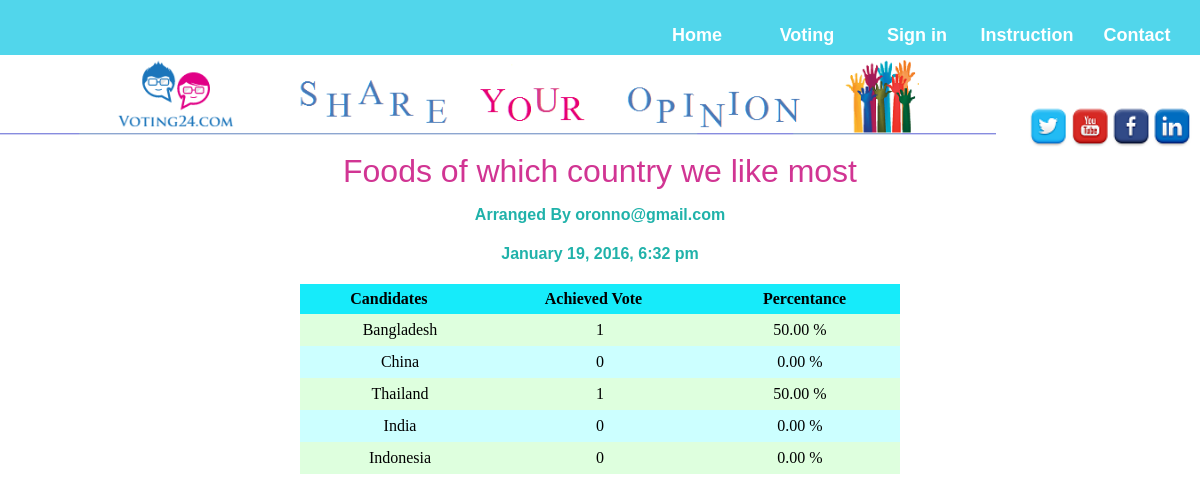
/resultview.php?id=61, run on the app's committed database.
### tables this page shows
CREATE TABLE IF NOT EXISTS `votelist` (
  `id` int(11) NOT NULL AUTO_INCREMENT,
  `title` varchar(50) NOT NULL,
  `description` varchar(500) NOT NULL,
  `op1` varchar(20) NOT NULL,
  `op2` varchar(20) NOT NULL,
  `op3` varchar(20) NOT NULL,
  `op4` varchar(20) NOT NULL,
  `op5` varchar(20) NOT NULL,
  `email` varchar(30) NOT NULL,
  `time` varchar(30) NOT NULL,
  PRIMARY KEY (`id`)
);

CREATE TABLE IF NOT EXISTS `result` (
  `id` varchar(11) NOT NULL,
  `1` varchar(11) NOT NULL DEFAULT '0',
  `2` varchar(11) NOT NULL DEFAULT '0',
  `3` varchar(11) NOT NULL DEFAULT '0',
  `4` varchar(11) NOT NULL DEFAULT '0',
  `5` varchar(11) NOT NULL DEFAULT '0',
  PRIMARY KEY (`id`)
);

### resultview.php (the view, shortened to what this page needs)
<?php
include 'db.php';
?>
<html>
<head>
</head>
<body>
 <div class="divi">
<a href="contact.php"><button class="bun" ><b>Contact </b></button></a>
<a href="inst.php"><button class="bun" ><b>Instruction</b></button></a>
<?php
if(isset($_SESSION['name'])){
	echo"<a href='logout.php'><button class='bun'><b>LogOut</b></button></a>";
}
else{
	echo"<a href='sign.php'><button class='bun'><b>Sign in</b></button></a>";
}
?>
<a href="voting.php"><button class="bun" ><b>Voting</b></button></a>
<a href="home.php"><button class="bun" ><b>Home</b></button></a>
</div>
<img display="inline" src="logo.png" width="83%" />
<img  style="margin-top:40"src="scl.png" align="right" width="15%" usemap="#user"/>
<?php
  $id=$_GET['id'];
	$sql = "select * from votelist where id='$id'" ;
	$sss = "select * from result where id='$id'" ;
$res=mysql_query($sql);
$res2=mysql_query($sss);
$row2=mysql_fetch_array($res2);
 while($row = mysql_fetch_array($res))
     {
		 echo"<h1> ".$row['title']."</h1>";
		 echo "<h4> Arranged By  ".$row['email']."</h4>";
		  echo "<h4> ".$row['time']."</h4>";
?>
<table>
<th> Candidates<th>
<th> Achieved Vote <th>
<th> Percentance</th>
</table>
<?php
$count=1;
$total=0;
while ($count<6) {
			  	$opt='op'.$count;
		 if(!empty($row[$opt])){
	        $total+=(int)$row2[$count];
		}
			  $count++;
    }
		 $count=1;
		 $cnt=1;
		 echo "<table class='restable'>";
		  while ($count<6) {
			  	$opt='op'.$count;
			  if($cnt%2==0){
			echo "<tr style='background-color:#CCFFFF'>";
		 }
		 else{
				echo "<tr style='background-color:#DEFFDE'>";
		 }
		 if(!empty($row[$opt])){
			 $per=(float)($row2[$count]/$total);
			 $per*=100;
	  echo "<td>".$row[$opt]."</td>";
	  echo "<td>" . $row2[$count]. "</td>";
	  echo "<td>".number_format((float) $per,2, '.', ' ') ."  %</td>";
echo "</tr>";
$cnt++;
		}
			  $count++;
    }
		echo "</table>" ;
	 }
?>
</body>
</html>

### resultview.php (style rules this page uses)
body { margin:0 auto; }
a { text-decoration: none; }
.divi { top:0; right:0; padding:10; z-index: 9999; width: 98.5%; height: 35px; background-color: #51D6EB; border:none; }
.bun { border-radius: 5px; width:110; height:50; color:white; margin-top:0; background-color:transparent; font-size:18; border:none; float:right; }
h1,h2 { font-family: 'Arial Narrow', Arial, sans-serif; font-style: normal; font-variant: normal; text-align:center; color:#D13593; font-weight: 500; line-height: 26.4px; }
h3,h4,h5 { font-family: 'Arial Narrow', Arial, sans-serif; text-align:center; color:#20B2AA; }
table { width: 50%; border-collapse:collapse; float:center; margin-left:25%; }
th { background-color: #16EBFA; color:black; text-align:center; height:30; }
td { text-align:center; padding:7; width:33%; }
a { color:black; text-decoration: none }

### data on the page
votelist: title "Foods of which country we like most", email "oronno@gmail.com", time "January 19, 2016, 6:32 pm", op1 "Bangladesh", per "50.00", op2 "China", per "0.00", op3 "Thailand", op4 "India", op5 "Indonesia"
result: 1 "1", 2 "0", 3 "1", 4 "0", 5 "0"
